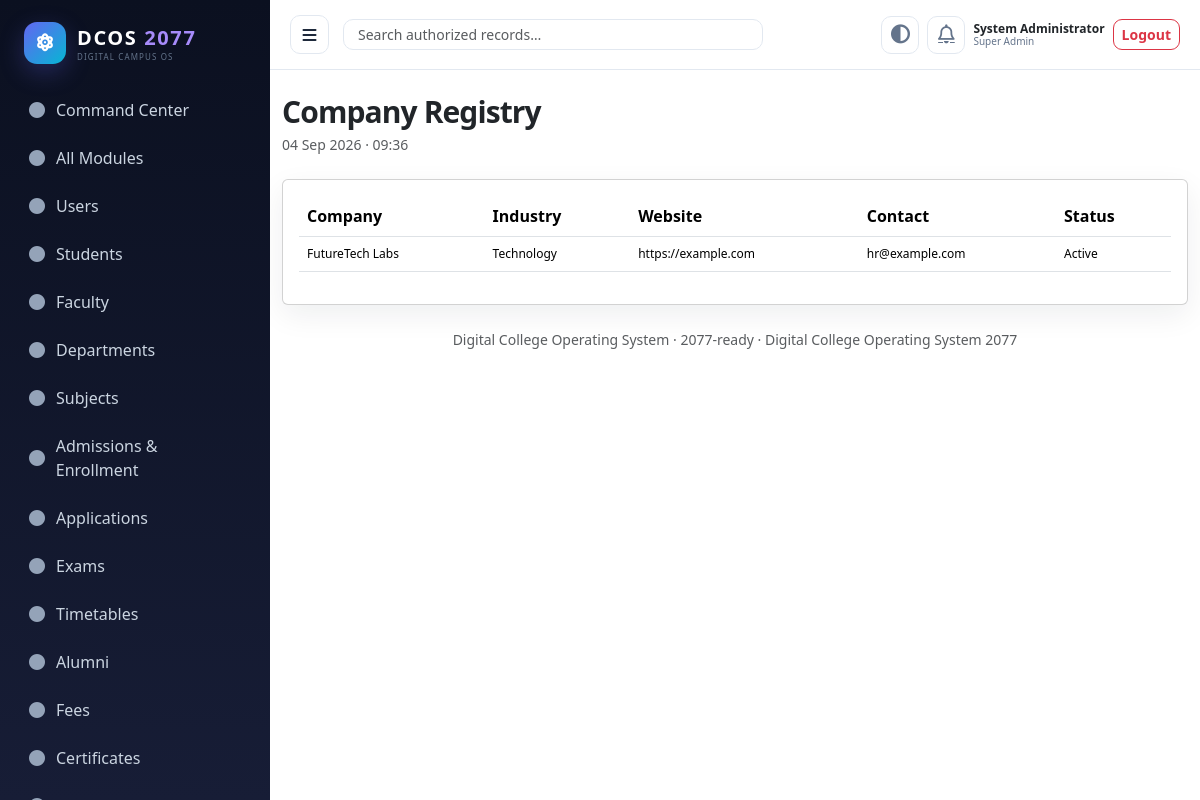
Screenshot of /placement/companies.php (signed in) with the database file from the repository.
### tables this page shows
CREATE TABLE companies(id INT AUTO_INCREMENT PRIMARY KEY,name VARCHAR(180),website VARCHAR(255),industry VARCHAR(120),contact_email VARCHAR(190),status VARCHAR(30) DEFAULT 'Active');

### config/database.php (called while the page is built, shortened)
<?php
function db(): PDO {
    $host=getenv('CMS_DB_HOST') ?: '127.0.0.1'; $name=getenv('CMS_DB_NAME') ?: 'college_management';
    $user=getenv('CMS_DB_USER') ?: 'root'; $pass=getenv('CMS_DB_PASS') ?: '';
    $dsn="mysql:host={$host};dbname={$name};charset=utf8mb4";
    $pdo=new PDO($dsn,$user,$pass,[PDO::ATTR_ERRMODE=>PDO::ERRMODE_EXCEPTION,PDO::ATTR_DEFAULT_FETCH_MODE=>PDO::FETCH_ASSOC,PDO::ATTR_EMULATE_PREPARES=>false]);
    return $pdo;
}

### helpers/security.php (called while the page is built, shortened)
<?php
function e($v){return htmlspecialchars((string)$v,ENT_QUOTES,'UTF-8');}

### placement/companies.php (the view)
<?php require_once __DIR__.'/../includes/bootstrap.php';require_login();$q=db()->query('SELECT * FROM companies ORDER BY name');page_top('Company Registry');?><div class='card p-3 table-responsive'><table class='table'><tr><th>Company</th><th>Industry</th><th>Website</th><th>Contact</th><th>Status</th></tr><?php foreach($q as $r):?><tr><td><?=e($r['name'])?></td><td><?=e($r['industry'])?></td><td><?=e($r['website'])?></td><td><?=e($r['contact_email'])?></td><td><?=e($r['status'])?></td></tr><?php endforeach;?></table></div><?php page_bottom();

### assets/css/app.css (style rules this page uses)
:root { --primary:#4f46e5;--primary2:#6366f1;--secondary:#0ea5e9;--success:#10b981;--warning:#f59e0b;--danger:#ef4444;--info:#06b6d4;--bg:#f8fafc;--panel:#fff;--ink:#1e293b;--muted:#64748b;--line:#e2e8f0;--dark:#0f172a;--sidebar:#0b1020;--sidebar2:#171d36;--radius:14px;--shadow:0 10px 30px rgba(15,23,42,.07);--shadow-lg:0 24px 70px rgba(15,23,42,.15) }
* { box-sizing:border-box }
html { scroll-behavior:smooth }
body { margin:0;background:var(--bg);color:var(--ink);font-family:Inter,ui-sans-serif,system-ui,-apple-system,BlinkMacSystemFont,"Segoe UI",Roboto,Arial,sans-serif;font-size:14px;line-height:1.55 }
.card { border:1px solid var(--line);box-shadow:var(--shadow);border-radius:var(--radius);background:var(--panel) }
.table tbody td { font-size:12px;vertical-align:middle }

### rows the page displays
companies: name "FutureTech Labs", industry "Technology", website "https://example.com", contact_email "hr@example.com", status "Active"

### other values shown
$label "Command Center"
$label "All Modules"
$label "Users"
$label "Students"
$label "Faculty"
$label "Departments"
$label "Subjects"
$label "Admissions & Enrollment"
$label "Applications"
$label "Exams"
$label "Timetables"
$label "Alumni"
$label "Fees"
$label "Certificates"
$u['name'] "System Administrator"
